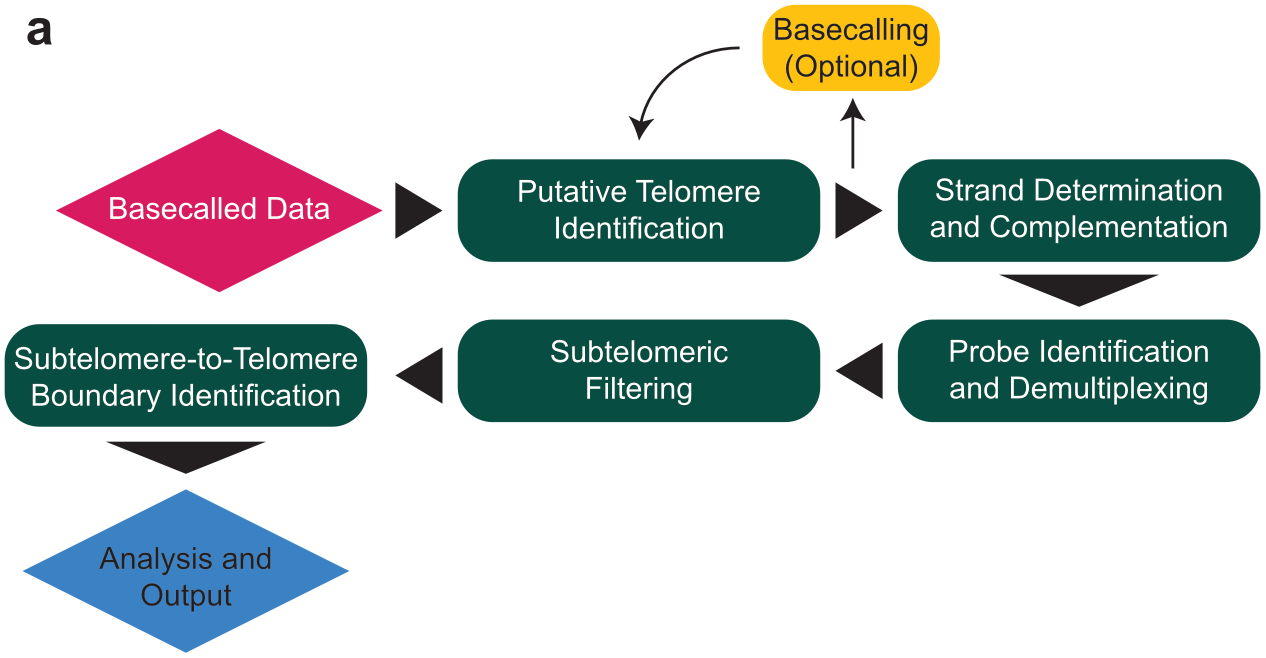
#> input picture examples/tarpon-flowchart/source.png, 2531 x 1316 px, found by its file name (shown at 1/2 size)
$ python extract.py
#> lines starting #> are read from the running program, lines starting #| are printed output that depends on the picture; after the words box and inside, x2 and y2 are one past the last pixel; in counts of white or black regions, pixels touching at a corner belong together
# -*- coding: utf-8 -*-
"""Stage 1 (v3): merge near-duplicate exact colors (noise), then per-cluster components."""
from PIL import Image
import numpy as np, cv2, json, os

# TODO: point at your source image
SRC = r'./source.png'
OUT = os.path.dirname(os.path.abspath(__file__))

im = Image.open(SRC).convert('RGB')
#> im is the input picture: PIL image 2531x1316 RGB; mean R, G, B 195.1, 204.1, 203.3
a = np.array(im)
H, W = a.shape[:2]
#> H = 1316; W = 2531
flat = a.reshape(-1, 3)
colors, counts = np.unique(flat, axis=0, return_counts=True)
#> colors = 1920 rows, first 8: [7, 77, 65], [8, 77, 65], [8, 77, 66], [8, 78, 66], [9, 77, 65], [9, 77, 66], [9, 78, 66], [10, 77, 66]; counts = 1920 values, max 2338463 at index 1919, min 1 at index 8, mean 1734.8
order = np.argsort(-counts)
#> order = 1920 values, max 1919 at index 0, min 0 at index 6, mean 959.5

keep = [(colors[i].astype(int), int(counts[i])) for i in order if counts[i] >= 2000]
#> keep = [([255, 255, 255], 2338463), ([8, 77, 65], 618773), ([216, 26, 97], 97460), ([58, 130, 196], 96836), ([35, 31, 32], 56493), ([254, 193, 16], 45975), ([7, 77, 65], 9664), ([8, 77, 66], 5171)]

# union-find merge of colors within max-channel distance <= 4
parent = list(range(len(keep)))
#> parent = [0, 1, 2, 3, 4, 5, 6, 7]
def find(i):
    while parent[i] != i:
        parent[i] = parent[parent[i]]
        i = parent[i]
    return i
for i in range(len(keep)):
    ci = keep[i][0]
    for j in range(i + 1, len(keep)):
        cj = keep[j][0]
        if np.abs(ci - cj).max() <= 4:
            parent[find(i)] = find(j)
#> this loop made 8 passes
#> after the loop, parent = [0, 6, 2, 3, 4, 5, 7, 7]

clusters = {}
for i, (c, n) in enumerate(keep):
    r = find(i)
    if r not in clusters:
        clusters[r] = dict(count=0, pix=c, members=0)
    clusters[r]['count'] += n
    clusters[r]['members'] += 1
#> this loop made 8 passes
#> (c, n, r) on passes 1 to 8: ([255, 255, 255], 2338463, 0), ([8, 77, 65], 618773, 7), ([216, 26, 97], 97460, 2), ([58, 130, 196], 96836, 3), ([35, 31, 32], 56493, 4), ([254, 193, 16], 45975, 5), ([7, 77, 65], 9664, 7), ([8, 77, 66], 5171, 7)
#> after the loop, clusters = 6 items

merged = sorted(clusters.values(), key=lambda d: -d['count'])
#> merged = 6 items
print(f'{len(keep)} exact colors >=2000px -> {len(merged)} clusters\n')
#| 8 exact colors >=2000px -> 6 clusters

def components(color, tol=6, min_area=800):
    c = np.array(color, dtype=np.int16)
    d = np.abs(a.astype(np.int16) - c).max(axis=2)
    m = (d <= tol).astype(np.uint8)
    m = cv2.morphologyEx(m, cv2.MORPH_CLOSE, np.ones((5, 5), np.uint8))
    n, labels, stats, _ = cv2.connectedComponentsWithStats(m, 8)
    out = []
    for i in range(1, n):
        x, y, w, h, area = stats[i]
        if area >= min_area and w >= 20 and h >= 20:
            out.append(dict(x=int(x), y=int(y), w=int(w), h=int(h),
                            area=int(area), fill=round(float(area) / (w * h), 2)))
    out.sort(key=lambda r: -r['area'])
    return out

result = {}
for cl in merged:
    if cl['count'] < 6000:
        continue
    hexc = '#%02X%02X%02X' % tuple(cl['pix'])
    boxes = components(cl['pix'])
    result[hexc] = dict(rgb=[int(v) for v in cl['pix']], count=cl['count'],
                        members=cl['members'], boxes=boxes)
    print(f'{hexc}  n={cl["count"]:7d} ({cl["members"]} exact shades)')
    for b in boxes[:10]:
        print('    x=%(x)4d y=%(y)4d w=%(w)4d h=%(h)4d fill=%(fill)s' % b)
#> this loop made 6 passes
#> (cl, hexc, n in components) on passes 1 to 6: ({'count': 2338463, 'pix': [255, 255, 255], 'members': 1}, '#FFFFFF', 195), ({'count': 633608, 'pix': [8, 77, 65], 'members': 3}, '#084D41', 48), ({'count': 97460, 'pix': [216, 26, 97], 'members': 1}, '#D81A61', 8), ({'count': 96836, 'pix': [58, 130, 196], 'members': 1}, '#3A82C4', 6), ({'count': 56493, 'pix': [35, 31, 32], 'members': 1}, '#231F20', 50), ({'count': 45975, 'pix': [254, 193, 16], 'members': 1}, '#FEC110', 7)
#> (printed output is left out)
#> pass 1, in components, `d = np.abs(a.astype(np.int16) - c).max(axis=2)`:
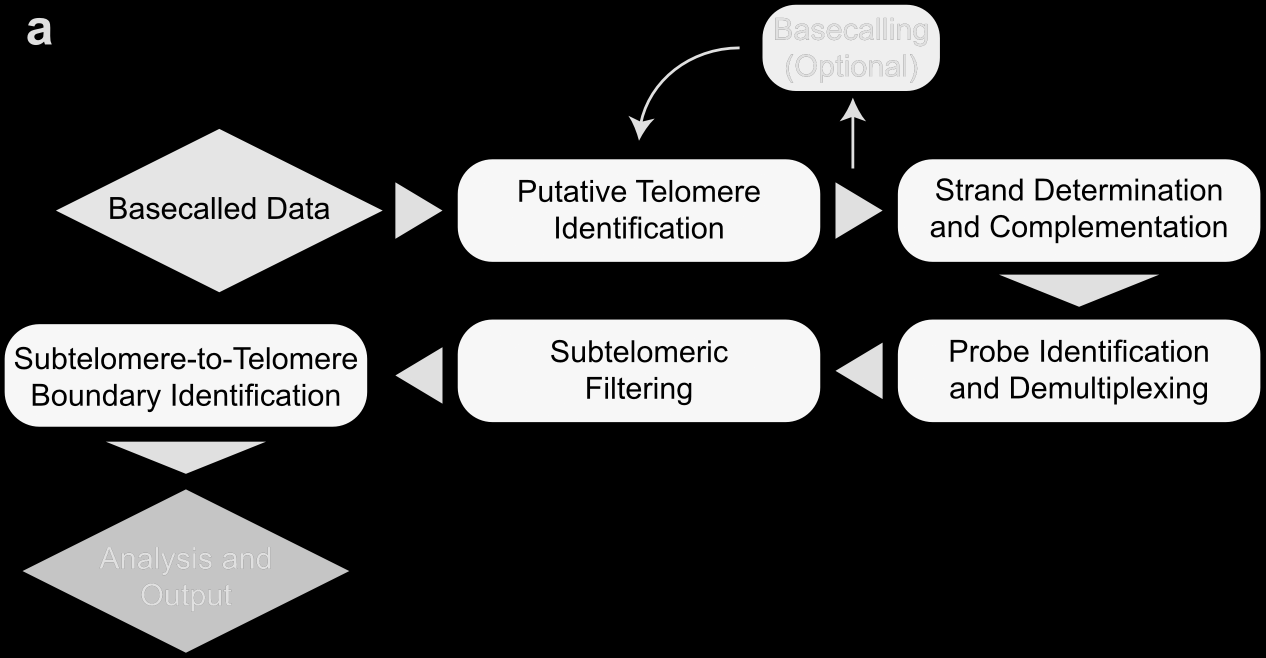
#> d: shape (1316, 2531) int16 (shown at 1/2 size); min 0, max 248, mean 69.1
#> pass 1, in components, `m = (d <= tol).astype(np.uint8)`:
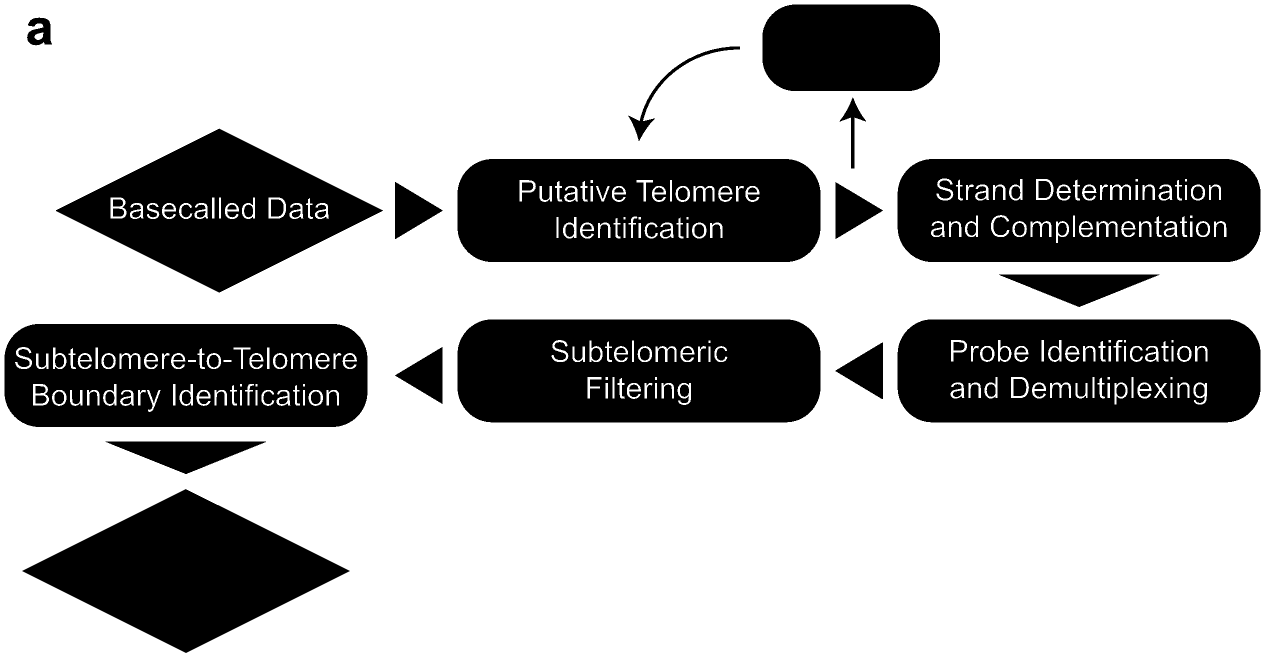
#> m: shape (1316, 2531) (shown at 1/2 size); values 0 (black) and 1 (white), 70.3% white; 93 black regions, largest, box (x1, y1, x2, y2) and area: (915, 639, 1641, 845) 137384, (915, 318, 1641, 524) 133696, (1795, 639, 2521, 845) 129355
#> pass 1, in components, `n, labels, stats, _ = cv2.connectedComponentsWithStats(m, 8)`:
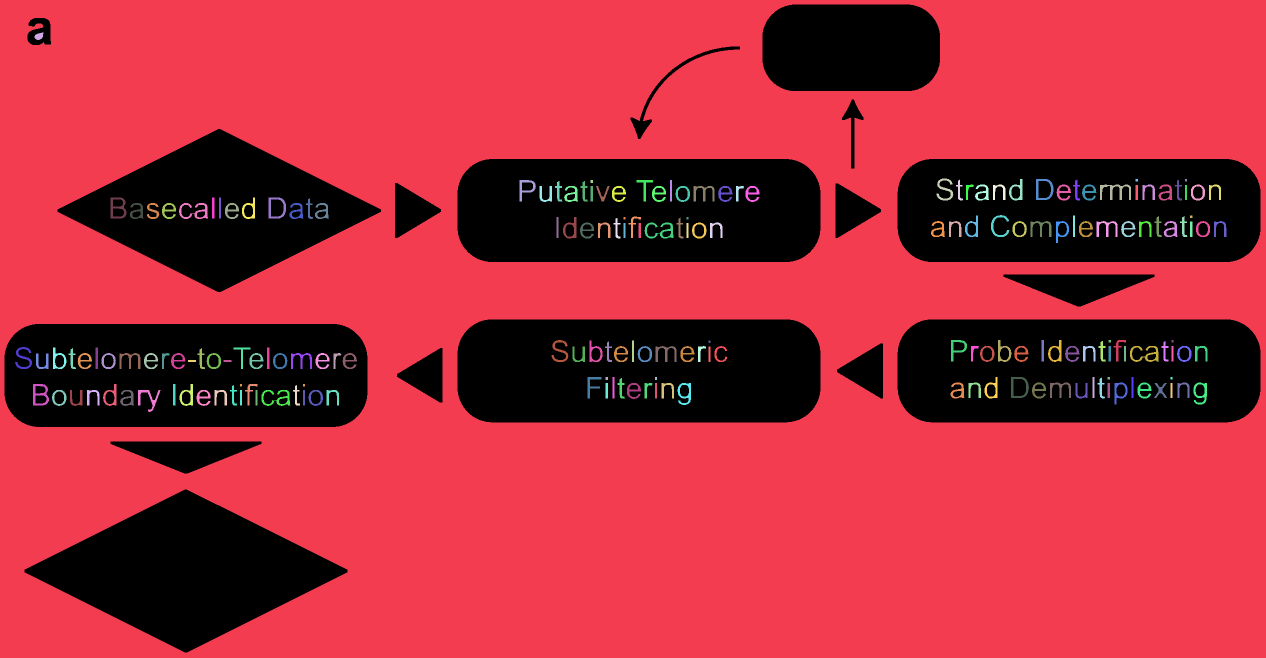
#> labels: shape (1316, 2531) int32 (shown at 1/2 size); 195 distinct labels, from 0 to 194; one colour per label, 0 black
#> after the loop, result = 6 items

json.dump(result, open(os.path.join(OUT, 'palette.json'), 'w'), indent=1)
print('\nsaved palette.json')
